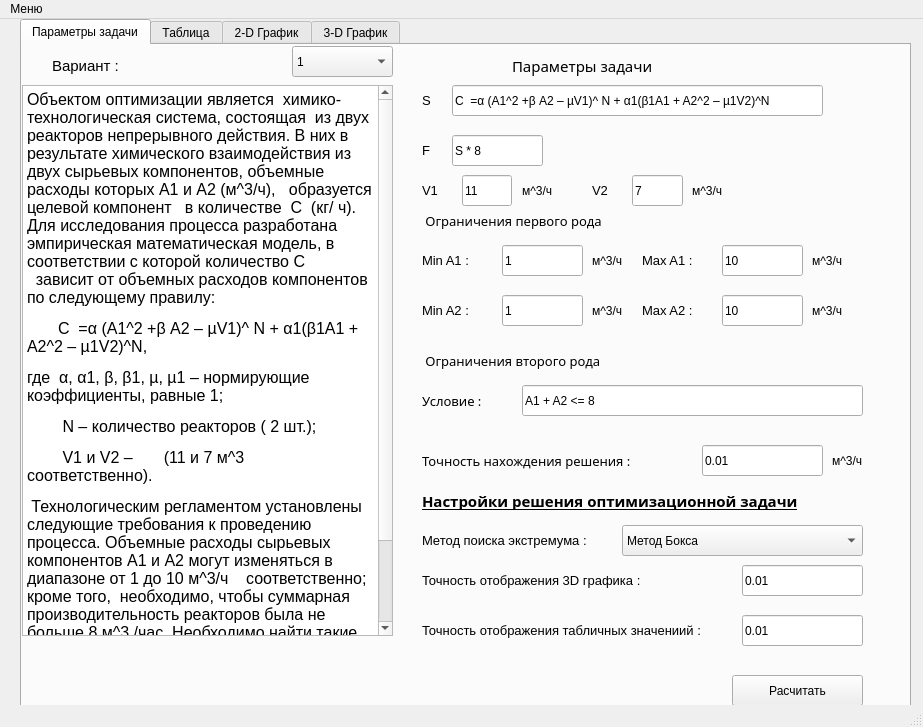
<?xml version="1.0" encoding="UTF-8"?>
<ui version="4.0">
 <class>MainWindow</class>
 <widget class="QMainWindow" name="MainWindow">
  <property name="geometry">
   <rect>
    <x>0</x>
    <y>0</y>
    <width>923</width>
    <height>727</height>
   </rect>
  </property>
  <property name="windowTitle">
   <string>Исследователь</string>
  </property>
  <widget class="QWidget" name="centralwidget">
   <widget class="QTabWidget" name="FRAMES">
    <property name="geometry">
     <rect>
      <x>20</x>
      <y>0</y>
      <width>891</width>
      <height>761</height>
     </rect>
    </property>
    <property name="currentIndex">
     <number>0</number>
    </property>
    <widget class="QWidget" name="input_frame">
     <attribute name="title">
      <string>Параметры задачи</string>
     </attribute>
     <widget class="QLabel" name="label_50">
      <property name="geometry">
       <rect>
        <x>620</x>
        <y>250</y>
        <width>51</width>
        <height>31</height>
       </rect>
      </property>
      <property name="font">
       <font>
        <family>Arial</family>
        <pointsize>10</pointsize>
       </font>
      </property>
      <property name="text">
       <string>Max A2 :</string>
      </property>
     </widget>
     <widget class="QLabel" name="label_26">
      <property name="geometry">
       <rect>
        <x>400</x>
        <y>300</y>
        <width>201</width>
        <height>31</height>
       </rect>
      </property>
      <property name="font">
       <font>
        <family>Bauhaus 93</family>
        <pointsize>10</pointsize>
       </font>
      </property>
      <property name="text">
       <string> Ограничения второго рода</string>
      </property>
     </widget>
     <widget class="QLabel" name="label_47">
      <property name="geometry">
       <rect>
        <x>790</x>
        <y>200</y>
        <width>41</width>
        <height>31</height>
       </rect>
      </property>
      <property name="text">
       <string>м^3/ч</string>
      </property>
     </widget>
     <widget class="QLabel" name="label_38">
      <property name="geometry">
       <rect>
        <x>30</x>
        <y>10</y>
        <width>111</width>
        <height>21</height>
       </rect>
      </property>
      <property name="font">
       <font>
        <family>Arial</family>
        <pointsize>11</pointsize>
       </font>
      </property>
      <property name="text">
       <string>Вариант :</string>
      </property>
     </widget>
     <widget class="QLineEdit" name="min_a2_txt">
      <property name="geometry">
       <rect>
        <x>480</x>
        <y>250</y>
        <width>81</width>
        <height>31</height>
       </rect>
      </property>
      <property name="text">
       <string>1</string>
      </property>
     </widget>
     <widget class="QLabel" name="label_37">
      <property name="geometry">
       <rect>
        <x>790</x>
        <y>250</y>
        <width>41</width>
        <height>31</height>
       </rect>
      </property>
      <property name="text">
       <string>м^3/ч</string>
      </property>
     </widget>
     <widget class="QLabel" name="label_30">
      <property name="geometry">
       <rect>
        <x>670</x>
        <y>130</y>
        <width>41</width>
        <height>31</height>
       </rect>
      </property>
      <property name="text">
       <string>м^3/ч</string>
      </property>
     </widget>
     <widget class="QLabel" name="label_29">
      <property name="geometry">
       <rect>
        <x>400</x>
        <y>250</y>
        <width>51</width>
        <height>31</height>
       </rect>
      </property>
      <property name="font">
       <font>
        <family>Arial</family>
        <pointsize>10</pointsize>
       </font>
      </property>
      <property name="text">
       <string>Min A2 :</string>
      </property>
     </widget>
     <widget class="QComboBox" name="method_cbx">
      <property name="geometry">
       <rect>
        <x>600</x>
        <y>480</y>
        <width>241</width>
        <height>31</height>
       </rect>
      </property>
      <item>
       <property name="text">
        <string>Метод Бокса</string>
       </property>
      </item>
     </widget>
     <widget class="QLineEdit" name="accuracy_3d_txt">
      <property name="geometry">
       <rect>
        <x>720</x>
        <y>520</y>
        <width>121</width>
        <height>31</height>
       </rect>
      </property>
      <property name="text">
       <string>0.01</string>
      </property>
     </widget>
     <widget class="QLabel" name="label_43">
      <property name="geometry">
       <rect>
        <x>810</x>
        <y>400</y>
        <width>41</width>
        <height>31</height>
       </rect>
      </property>
      <property name="text">
       <string>м^3/ч</string>
      </property>
     </widget>
     <widget class="QLineEdit" name="v2_txt">
      <property name="geometry">
       <rect>
        <x>610</x>
        <y>130</y>
        <width>51</width>
        <height>31</height>
       </rect>
      </property>
      <property name="text">
       <string>7</string>
      </property>
     </widget>
     <widget class="QLabel" name="label_33">
      <property name="geometry">
       <rect>
        <x>570</x>
        <y>250</y>
        <width>41</width>
        <height>31</height>
       </rect>
      </property>
      <property name="text">
       <string>м^3/ч</string>
      </property>
     </widget>
     <widget class="QLineEdit" name="max_a2_txt">
      <property name="geometry">
       <rect>
        <x>700</x>
        <y>250</y>
        <width>81</width>
        <height>31</height>
       </rect>
      </property>
      <property name="text">
       <string>10</string>
      </property>
     </widget>
     <widget class="QLabel" name="label_32">
      <property name="geometry">
       <rect>
        <x>400</x>
        <y>160</y>
        <width>201</width>
        <height>31</height>
       </rect>
      </property>
      <property name="font">
       <font>
        <family>Bauhaus 93</family>
        <pointsize>10</pointsize>
       </font>
      </property>
      <property name="text">
       <string> Ограничения первого рода</string>
      </property>
     </widget>
     <widget class="QLineEdit" name="accuracy_txt">
      <property name="geometry">
       <rect>
        <x>680</x>
        <y>400</y>
        <width>121</width>
        <height>31</height>
       </rect>
      </property>
      <property name="text">
       <string>0.01</string>
      </property>
     </widget>
     <widget class="QLabel" name="label_27">
      <property name="geometry">
       <rect>
        <x>400</x>
        <y>480</y>
        <width>221</width>
        <height>31</height>
       </rect>
      </property>
      <property name="font">
       <font>
        <family>Arial</family>
        <pointsize>10</pointsize>
       </font>
      </property>
      <property name="text">
       <string>Метод поиска экстремума :</string>
      </property>
     </widget>
     <widget class="QLabel" name="label_44">
      <property name="geometry">
       <rect>
        <x>620</x>
        <y>200</y>
        <width>51</width>
        <height>31</height>
       </rect>
      </property>
      <property name="font">
       <font>
        <family>Arial</family>
        <pointsize>10</pointsize>
       </font>
      </property>
      <property name="text">
       <string>Max A1 :</string>
      </property>
     </widget>
     <widget class="QLineEdit" name="max_a1_txt">
      <property name="geometry">
       <rect>
        <x>700</x>
        <y>200</y>
        <width>81</width>
        <height>31</height>
       </rect>
      </property>
      <property name="text">
       <string>10</string>
      </property>
     </widget>
     <widget class="QLineEdit" name="condition_txt">
      <property name="geometry">
       <rect>
        <x>500</x>
        <y>340</y>
        <width>341</width>
        <height>31</height>
       </rect>
      </property>
      <property name="text">
       <string>A1 + A2 &lt;= 8</string>
      </property>
     </widget>
     <widget class="QLabel" name="label_39">
      <property name="geometry">
       <rect>
        <x>400</x>
        <y>40</y>
        <width>121</width>
        <height>31</height>
       </rect>
      </property>
      <property name="font">
       <font>
        <family>Arial</family>
        <pointsize>10</pointsize>
       </font>
      </property>
      <property name="text">
       <string>S</string>
      </property>
     </widget>
     <widget class="QLabel" name="label_48">
      <property name="geometry">
       <rect>
        <x>570</x>
        <y>200</y>
        <width>41</width>
        <height>31</height>
       </rect>
      </property>
      <property name="text">
       <string>м^3/ч</string>
      </property>
     </widget>
     <widget class="QLabel" name="label_46">
      <property name="geometry">
       <rect>
        <x>400</x>
        <y>520</y>
        <width>221</width>
        <height>31</height>
       </rect>
      </property>
      <property name="font">
       <font>
        <family>Arial</family>
        <pointsize>10</pointsize>
       </font>
      </property>
      <property name="text">
       <string>Точность отображения 3D графика : </string>
      </property>
     </widget>
     <widget class="QLabel" name="label_45">
      <property name="geometry">
       <rect>
        <x>490</x>
        <y>10</y>
        <width>181</width>
        <height>21</height>
       </rect>
      </property>
      <property name="font">
       <font>
        <family>Bauhaus 93</family>
        <pointsize>11</pointsize>
       </font>
      </property>
      <property name="text">
       <string>Параметры задачи</string>
      </property>
     </widget>
     <widget class="QLabel" name="label_40">
      <property name="geometry">
       <rect>
        <x>400</x>
        <y>570</y>
        <width>281</width>
        <height>31</height>
       </rect>
      </property>
      <property name="font">
       <font>
        <family>Arial</family>
        <pointsize>10</pointsize>
       </font>
      </property>
      <property name="text">
       <string>Точность отображения табличных значениий : </string>
      </property>
     </widget>
     <widget class="QLabel" name="label_28">
      <property name="geometry">
       <rect>
        <x>400</x>
        <y>340</y>
        <width>81</width>
        <height>31</height>
       </rect>
      </property>
      <property name="font">
       <font>
        <family>Bauhaus 93</family>
        <pointsize>10</pointsize>
       </font>
      </property>
      <property name="text">
       <string>Условие :</string>
      </property>
     </widget>
     <widget class="QLabel" name="label_49">
      <property name="geometry">
       <rect>
        <x>500</x>
        <y>130</y>
        <width>41</width>
        <height>31</height>
       </rect>
      </property>
      <property name="text">
       <string>м^3/ч</string>
      </property>
     </widget>
     <widget class="QLabel" name="label_41">
      <property name="geometry">
       <rect>
        <x>400</x>
        <y>200</y>
        <width>51</width>
        <height>31</height>
       </rect>
      </property>
      <property name="font">
       <font>
        <family>Arial</family>
        <pointsize>10</pointsize>
       </font>
      </property>
      <property name="text">
       <string>Min A1 :</string>
      </property>
     </widget>
     <widget class="QTextBrowser" name="textBrowser_2">
      <property name="geometry">
       <rect>
        <x>0</x>
        <y>40</y>
        <width>371</width>
        <height>551</height>
       </rect>
      </property>
      <property name="html">
       <string>&lt;!DOCTYPE HTML PUBLIC &quot;-//W3C//DTD HTML 4.0//EN&quot; &quot;http://www.w3.org/TR/REC-html40/strict.dtd&quot;&gt;
&lt;html&gt;&lt;head&gt;&lt;meta name=&quot;qrichtext&quot; content=&quot;1&quot; /&gt;&lt;style type=&quot;text/css&quot;&gt;
p, li { white-space: pre-wrap; }
&lt;/style&gt;&lt;/head&gt;&lt;body style=&quot; font-family:'MS Shell Dlg 2'; font-size:8.1pt; font-weight:400; font-style:normal;&quot;&gt;
&lt;p style=&quot; margin-top:12px; margin-bottom:12px; margin-left:0px; margin-right:0px; -qt-block-indent:0; text-indent:0px;&quot;&gt;&lt;span style=&quot; font-family:'Times New Roman,serif'; font-size:12pt;&quot;&gt;Объектом оптимизации является  химико-технологическая система, состоящая  из двух реакторов непрерывного действия. В них в  результате химического взаимодействия из двух сырьевых компонентов, объемные расходы которых А1 и А2 (м^3/ч),   образуется целевой компонент   в количестве  С  (кг/ ч). Для исследования процесса разработана эмпирическая математическая модель, в соответствии с которой количество С   зависит от объемных расходов компонентов по следующему правилу:  &lt;/span&gt;&lt;span style=&quot; font-size:12pt;&quot;&gt; &lt;/span&gt;&lt;/p&gt;
&lt;p style=&quot; margin-top:12px; margin-bottom:12px; margin-left:0px; margin-right:0px; -qt-block-indent:0; text-indent:0px;&quot;&gt;&lt;span style=&quot; font-family:'Times New Roman,serif'; font-size:12pt;&quot;&gt;       С  =α (A1^2 +β A2 – µV1)^ N + α1(β1A1 + A2^2 – µ1V2)^N,&lt;/span&gt;&lt;span style=&quot; font-size:12pt;&quot;&gt; &lt;/span&gt;&lt;/p&gt;
&lt;p style=&quot; margin-top:12px; margin-bottom:12px; margin-left:0px; margin-right:0px; -qt-block-indent:0; text-indent:0px;&quot;&gt;&lt;span style=&quot; font-family:'Times New Roman,serif'; font-size:12pt;&quot;&gt;где  α, α1, β, β1, µ, µ1 – нормирующие коэффициенты, равные 1;&lt;/span&gt;&lt;span style=&quot; font-size:12pt;&quot;&gt; &lt;/span&gt;&lt;/p&gt;
&lt;p style=&quot; margin-top:12px; margin-bottom:12px; margin-left:0px; margin-right:0px; -qt-block-indent:0; text-indent:0px;&quot;&gt;&lt;span style=&quot; font-family:'Times New Roman,serif'; font-size:12pt;&quot;&gt;        N – количество реакторов ( 2 шт.);&lt;/span&gt;&lt;span style=&quot; font-size:12pt;&quot;&gt; &lt;/span&gt;&lt;/p&gt;
&lt;p style=&quot; margin-top:12px; margin-bottom:12px; margin-left:0px; margin-right:0px; -qt-block-indent:0; text-indent:0px;&quot;&gt;&lt;span style=&quot; font-family:'Times New Roman,serif'; font-size:12pt;&quot;&gt;        V1 и V2 –       (11 и 7 м^3 соответственно). &lt;/span&gt;&lt;/p&gt;
&lt;p style=&quot; margin-top:12px; margin-bottom:12px; margin-left:0px; margin-right:0px; -qt-block-indent:0; text-indent:0px;&quot;&gt;&lt;span style=&quot; font-family:'Times New Roman,serif'; font-size:12pt;&quot;&gt; Технологическим регламентом установлены следующие требования к проведению процесса. Объемные расходы сырьевых компонентов А1 и А2 могут изменяться в диапазоне от 1 до 10 м^3/ч    соответственно; кроме того,  необходимо, чтобы суммарная производительность реакторов была не больше 8 м^3 /час.&lt;/span&gt;&lt;span style=&quot; font-size:12pt;&quot;&gt; &lt;/span&gt;&lt;span style=&quot; font-family:'Times New Roman,serif'; font-size:12pt;&quot;&gt;Необходимо найти такие условия проведения процесса ( значения А1 и А2 ), при которых обеспечивается максимальный выход целевого компонента в кг за рабочую смену ( 8 часов). Точность решения –0,0 1 м^3/ч .&lt;/span&gt;&lt;/p&gt;&lt;/body&gt;&lt;/html&gt;</string>
      </property>
     </widget>
     <widget class="QLineEdit" name="lineEdit">
      <property name="geometry">
       <rect>
        <x>720</x>
        <y>570</y>
        <width>121</width>
        <height>31</height>
       </rect>
      </property>
      <property name="text">
       <string>0.01</string>
      </property>
     </widget>
     <widget class="QLineEdit" name="s_txt">
      <property name="geometry">
       <rect>
        <x>430</x>
        <y>40</y>
        <width>371</width>
        <height>31</height>
       </rect>
      </property>
      <property name="text">
       <string>С  =α (A1^2 +β A2 – µV1)^ N + α1(β1A1 + A2^2 – µ1V2)^N</string>
      </property>
     </widget>
     <widget class="QLabel" name="label_35">
      <property name="geometry">
       <rect>
        <x>400</x>
        <y>130</y>
        <width>41</width>
        <height>31</height>
       </rect>
      </property>
      <property name="font">
       <font>
        <family>Arial</family>
        <pointsize>10</pointsize>
       </font>
      </property>
      <property name="text">
       <string>V1</string>
      </property>
     </widget>
     <widget class="QLabel" name="label_34">
      <property name="geometry">
       <rect>
        <x>400</x>
        <y>440</y>
        <width>421</width>
        <height>31</height>
       </rect>
      </property>
      <property name="font">
       <font>
        <family>Arial Black</family>
        <pointsize>11</pointsize>
        <weight>75</weight>
        <bold>true</bold>
        <underline>true</underline>
       </font>
      </property>
      <property name="text">
       <string>Настройки решения оптимизационной задачи</string>
      </property>
     </widget>
     <widget class="QLabel" name="label_42">
      <property name="geometry">
       <rect>
        <x>570</x>
        <y>130</y>
        <width>31</width>
        <height>31</height>
       </rect>
      </property>
      <property name="font">
       <font>
        <family>Arial</family>
        <pointsize>10</pointsize>
       </font>
      </property>
      <property name="text">
       <string>V2</string>
      </property>
     </widget>
     <widget class="QLineEdit" name="v1_txt">
      <property name="geometry">
       <rect>
        <x>440</x>
        <y>130</y>
        <width>50</width>
        <height>31</height>
       </rect>
      </property>
      <property name="text">
       <string>11</string>
      </property>
     </widget>
     <widget class="QComboBox" name="comboBox_2">
      <property name="geometry">
       <rect>
        <x>270</x>
        <y>1</y>
        <width>101</width>
        <height>31</height>
       </rect>
      </property>
      <item>
       <property name="text">
        <string>1</string>
       </property>
      </item>
     </widget>
     <widget class="QLineEdit" name="min_a1_txt">
      <property name="geometry">
       <rect>
        <x>480</x>
        <y>200</y>
        <width>81</width>
        <height>31</height>
       </rect>
      </property>
      <property name="text">
       <string>1</string>
      </property>
     </widget>
     <widget class="QLabel" name="label_36">
      <property name="geometry">
       <rect>
        <x>400</x>
        <y>400</y>
        <width>221</width>
        <height>31</height>
       </rect>
      </property>
      <property name="font">
       <font>
        <family>Bauhaus 93</family>
        <pointsize>10</pointsize>
       </font>
      </property>
      <property name="text">
       <string>Точность нахождения решения : </string>
      </property>
     </widget>
     <widget class="QPushButton" name="calculate_btn">
      <property name="geometry">
       <rect>
        <x>710</x>
        <y>630</y>
        <width>131</width>
        <height>31</height>
       </rect>
      </property>
      <property name="text">
       <string>Расчитать</string>
      </property>
     </widget>
     <widget class="QLineEdit" name="f_txt">
      <property name="geometry">
       <rect>
        <x>430</x>
        <y>90</y>
        <width>91</width>
        <height>31</height>
       </rect>
      </property>
      <property name="text">
       <string>S * 8</string>
      </property>
     </widget>
     <widget class="QLabel" name="label_74">
      <property name="geometry">
       <rect>
        <x>400</x>
        <y>90</y>
        <width>41</width>
        <height>31</height>
       </rect>
      </property>
      <property name="font">
       <font>
        <family>Arial</family>
        <pointsize>10</pointsize>
       </font>
      </property>
      <property name="text">
       <string>F</string>
      </property>
     </widget>
    </widget>
    <widget class="QWidget" name="table_frame">
     <attribute name="title">
      <string>Таблица</string>
     </attribute>
     <widget class="QTableView" name="results_table">
      <property name="geometry">
       <rect>
        <x>130</x>
        <y>40</y>
        <width>561</width>
        <height>601</height>
       </rect>
      </property>
     </widget>
    </widget>
    <widget class="QWidget" name="twod_graph_frame">
     <attribute name="title">
      <string>2-D График</string>
     </attribute>
    </widget>
    <widget class="QWidget" name="threed_frame">
     <attribute name="title">
      <string>3-D График</string>
     </attribute>
    </widget>
   </widget>
  </widget>
  <widget class="QMenuBar" name="menubar">
   <property name="geometry">
    <rect>
     <x>0</x>
     <y>0</y>
     <width>923</width>
     <height>20</height>
    </rect>
   </property>
   <widget class="QMenu" name="menuMenu">
    <property name="title">
     <string>Меню</string>
    </property>
    <addaction name="changeUser_menu"/>
    <addaction name="help_menu"/>
    <addaction name="separator"/>
    <addaction name="exit_menu"/>
   </widget>
   <addaction name="menuMenu"/>
  </widget>
  <widget class="QStatusBar" name="statusbar"/>
  <action name="changeUser_menu">
   <property name="text">
    <string>Сменить пользователя</string>
   </property>
  </action>
  <action name="help_menu">
   <property name="text">
    <string>Help</string>
   </property>
  </action>
  <action name="exit_menu">
   <property name="text">
    <string>Выход</string>
   </property>
  </action>
 </widget>
 <resources/>
 <connections/>
</ui>
